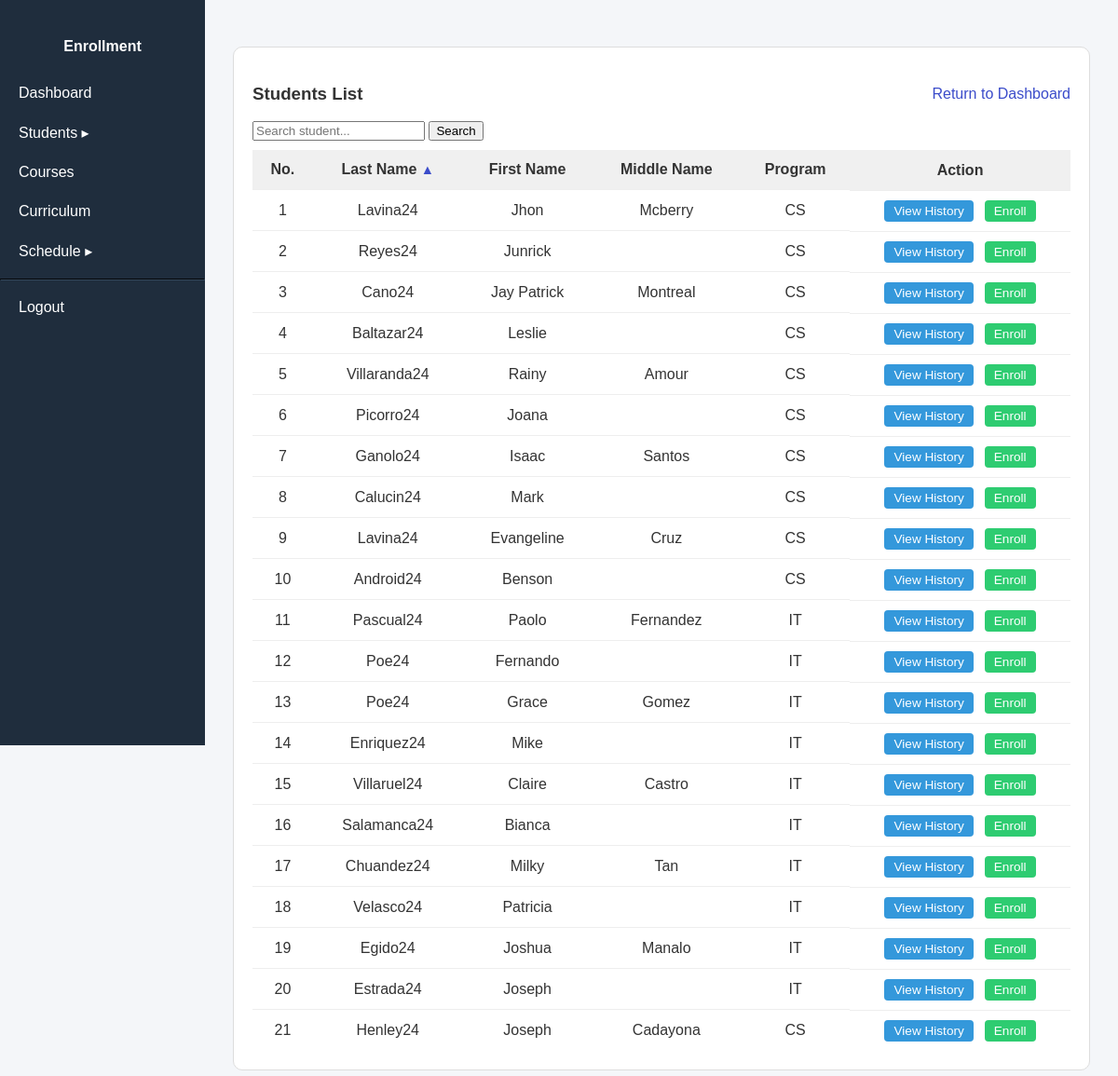
The app's page /public/students/index.php (signed in) with its own data.
### tables this page shows
CREATE TABLE student_programs (
    studProgID int auto_increment primary key,
    student_id int not null,
    courseID int not null,
    startDate date not null default (current_date),
    end_date date default null,
    status enum('ACTIVE', 'TERMINATED', 'TRANSFERRED') not null default 'ACTIVE',

    foreign key (student_id) references students(studentID),
    foreign key (courseID) references course(courseID)
);

CREATE TABLE students (
    studentID int auto_increment primary key,
    lastname varchar(30) not null,
    firstname varchar(30) not null,
    middlename varchar(30),
    birthdate date not null
);

CREATE TABLE course (
    courseID int auto_increment primary key,
    courseName varchar(10) not null unique,
    courseDesc varchar(255) not null
);

### models/Student.php (called while the page is built, shortened)
<?php
class Student {
    public static function all($conn, $order = 'ASC', $keyword = null) {
        $order = strtoupper($order);
        $sql = "SELECT st.studentID, st.firstname, st.lastname, st.middlename, st.birthdate, sp.courseID, c.courseName
                FROM student_programs sp
                JOIN students st ON sp.student_id = st.studentID
                JOIN course c ON sp.courseID = c.courseID";
        $sql .= " ORDER BY st.studentID $order";
        $stmt = $conn->prepare($sql);
        $stmt->execute();
        return $stmt->get_result();
    }
}

### public/students/index.php (the view, shortened to what this page needs)
<?php
require_once __DIR__ . "/../../config/database.php";
require_once __DIR__ . "/../../models/Student.php";
require_once __DIR__ . "/../../includes/header.php";
$order = (isset($_GET['sort']) && $_GET['sort'] === 'desc') ? 'DESC' : 'ASC';
$toggleOrder = ($order === "ASC") ? 'desc' : 'asc';
$search = $_GET['search'] ?? null;
$result = Student::all($conn, $order, $search);
?>
<!DOCTYPE html>
<html>
    <head>
    </head>
    <body>
        <div class="table-container">
            <div style="display:flex; justify-content:space-between; align-items:center;">
                <h3>Students List</h3>
                <a href='/enrollment_system/public/index.php'>Return to Dashboard</a>
            </div>
            <form method="GET" style="margin-bottom:10px;">
                <input
                    type="text"
                    name="search"
                    placeholder="Search student..."
                    value="<?= htmlspecialchars($search ?? '') ?>"
                >
                <button type="submit">Search</button>
            </form>
            <table>
                <tr>
                    <th>No.</th>
                    <th>
                        Last Name
                        <a href="?sort=<?= $toggleOrder ?>&search=<?= urlencode($search) ?>"
                        style="text-decoration:none; font-size:0.9em;">
                            <?= ($order === 'ASC') ? '▲' : '▼' ?>
                        </a>
                    </th>
                    <th>First Name</th>
                    <th>Middle Name</th>
                    <th>Program</th>
                    <th>Action</th>
                </tr>
                <?php
                $no = 1;
                while ($row = $result->fetch_assoc()):
                ?>
                <tr>
                    <td><?= $no++ ?></td>
                    <td><?= $row['lastname'] ?></td>
                    <td><?= $row['firstname'] ?></td>
                    <td><?= $row['middlename'] ?></td>
                    <td><?= $row['courseName'] ?></td>
                    <td class="action-cell">
                        <form action="/enrollment_system/public/students/student_history.php" method="GET" class="action-form">
                            <button type="submit" class="btn btn-view">View History</button>
                        </form> <br>
                        <form action="/enrollment_system/public/students/enroll_student.php" method="GET" class="action-form">
                            <button type="submit" class = "btn btn-enroll">Enroll</button>
                        </form>
                    </td>
                </tr>
                <?php endwhile; ?>
            </table>
        </div>
    </body>
</html>

### public/assets/css/style.css (style rules this page uses)
body { margin: 0; padding: 0; font-family: Arial, sans-serif; background: #f5f6f8; color: #333; }
.table-container { background: white; padding: 20px; border-radius: 10px; border: 1px solid #ddd; margin-top: 20px; }
.table-container table { width: 100%; border-collapse: collapse; }
.table-container th { background: #f0f0f0; padding: 12px; text-align: center; font-weight: 600; }
.table-container td { padding: 10px; border-top: 1px solid #eee; text-align: center; }
a { color: #3b4cca; text-decoration: none; }

### includes/header.php (style rules this page uses)
* { box-sizing: border-box; }
body { margin: 0; font-family: Arial, sans-serif; display: flex; min-height: 100vh; background: #f4f6f9; }

### public/students/index.php (style rules this page uses)
.action-cell { display: flex; gap: 6px; justify-content: center; }
.action-form { margin:0; }
.btn { padding: 4px 10px; border-radius: 4px; border: none; cursor: pointer; font-size: 0.85rem; }
.btn-view { background: #3498db; color: #fff; }
.btn-enroll { background: #2ecc71; color: #fff; }

### records on screen
student_programs: student.lastname "Lavina24", student.firstname "Jhon", student.middlename "Mcberry", courseID.courseName "CS"
student_programs: student.lastname "Reyes24", student.firstname "Junrick", courseID.courseName "CS"
student_programs: student.lastname "Cano24", student.firstname "Jay Patrick", student.middlename "Montreal", courseID.courseName "CS"
student_programs: student.lastname "Baltazar24", student.firstname "Leslie", courseID.courseName "CS"
student_programs: student.lastname "Villaranda24", student.firstname "Rainy", student.middlename "Amour", courseID.courseName "CS"
student_programs: student.lastname "Picorro24", student.firstname "Joana", courseID.courseName "CS"
student_programs: student.lastname "Ganolo24", student.firstname "Isaac", student.middlename "Santos", courseID.courseName "CS"
student_programs: student.lastname "Calucin24", student.firstname "Mark", courseID.courseName "CS"
student_programs: student.lastname "Lavina24", student.firstname "Evangeline", student.middlename "Cruz", courseID.courseName "CS"
student_programs: student.lastname "Android24", student.firstname "Benson", courseID.courseName "CS"
student_programs: student.lastname "Pascual24", student.firstname "Paolo", student.middlename "Fernandez", courseID.courseName "IT"
student_programs: student.lastname "Poe24", student.firstname "Fernando", courseID.courseName "IT"
student_programs: student.lastname "Poe24", student.firstname "Grace", student.middlename "Gomez", courseID.courseName "IT"
student_programs: student.lastname "Enriquez24", student.firstname "Mike", courseID.courseName "IT"
student_programs: student.lastname "Villaruel24", student.firstname "Claire", student.middlename "Castro", courseID.courseName "IT"
student_programs: student.lastname "Salamanca24", student.firstname "Bianca", courseID.courseName "IT"
student_programs: student.lastname "Chuandez24", student.firstname "Milky", student.middlename "Tan", courseID.courseName "IT"
student_programs: student.lastname "Velasco24", student.firstname "Patricia", courseID.courseName "IT"
student_programs: student.lastname "Egido24", student.firstname "Joshua", student.middlename "Manalo", courseID.courseName "IT"
student_programs: student.lastname "Estrada24", student.firstname "Joseph", courseID.courseName "IT"
student_programs: student.lastname "Henley24", student.firstname "Joseph", student.middlename "Cadayona", courseID.courseName "CS"
